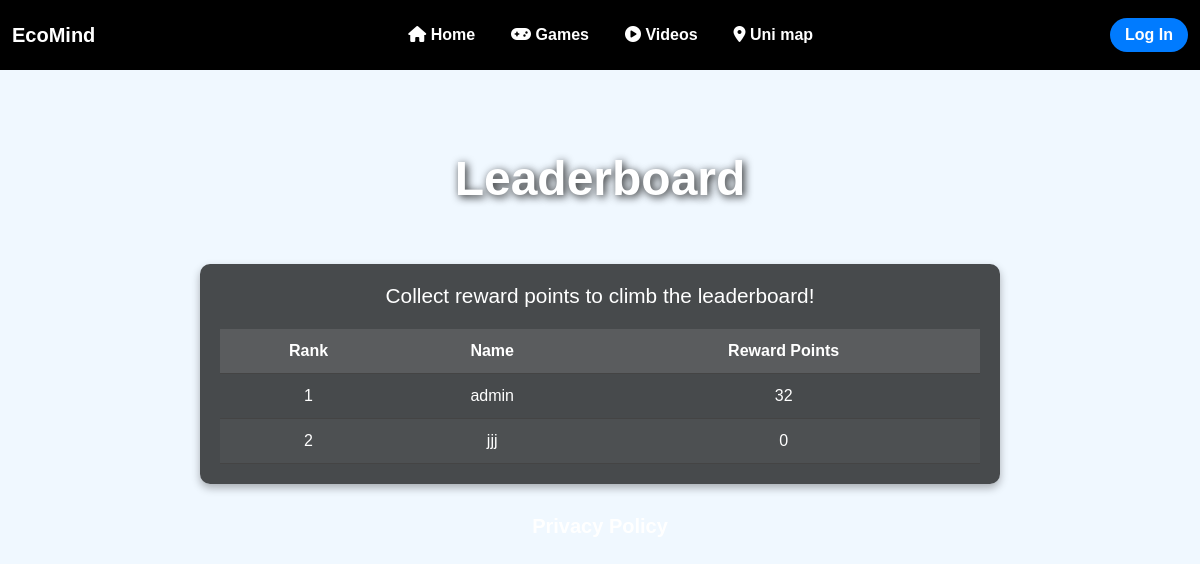
The app's page /leaderboard/, older data.
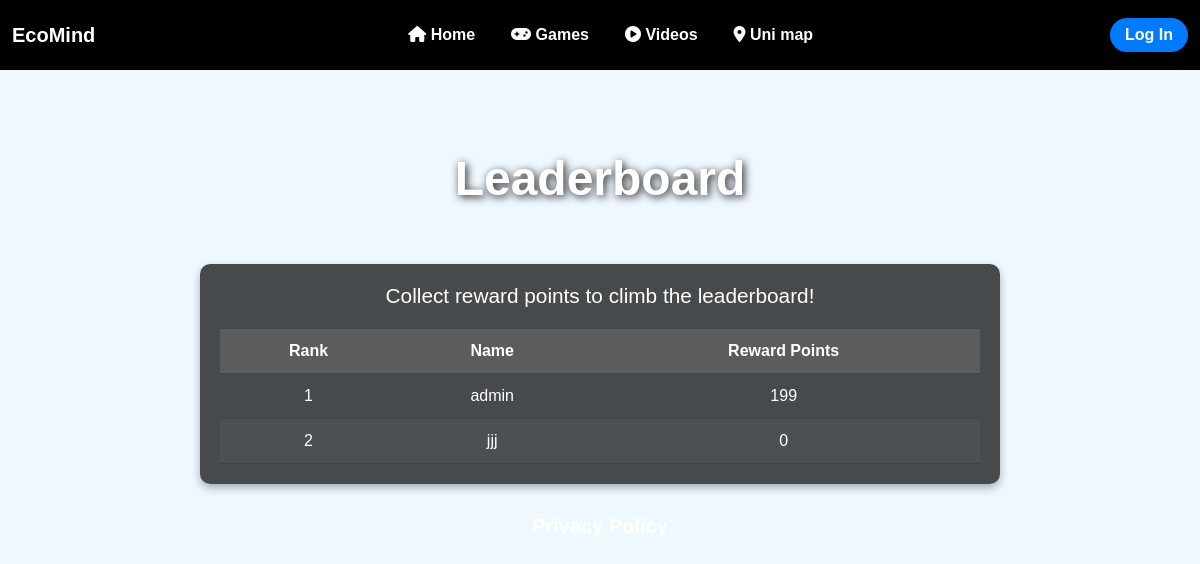
The same page, newer data.
### core_app/models.py (models this page shows, shortened)
class UserAccount(AbstractUser):
    '''
    example of how to add additional attributes
    pts = models.PositiveIntegerField(default=0)
    '''
    reward_pts = models.PositiveIntegerField(default=0)
    account_type = models.CharField(
        max_length=10, choices=[(tag.value, tag.name) for tag in AccountType], default=AccountType.USER.value
    )

### core_app/views.py (the view)
# urls.py: path('leaderboard/', views.leaderboard_view, name='leaderboard'),
def leaderboard_view(request):
    leaderboard_data = UserAccount.objects.order_by('-reward_pts').values('username', 'reward_pts')[:10]
    return render(request, 'core_app/leaderboard.html', {'leaderboard_data': leaderboard_data})

### core_app/templates/core_app/leaderboard.html (shortened to what this page needs)
{% extends 'core_app/base.html' %}
{% load static %}
{% block body_content %}
{% include 'core_app/navbar.html' %}
<div class="main-banner">
    <p class="display-5 fw-bold" style="text-align: center;">Leaderboard</p>
</div>
<div class="leaderboard-container">
    <h2 class="leaderboard-title">Collect reward points to climb the leaderboard!</h2>
    <table class="leaderboard-table">
        <thead>
            <tr>
                <th scope="col">Rank</th>
                <th scope="col">Name</th>
                <th scope="col">Reward Points</th>
            </tr>
        </thead>
        <tbody>
            {% for user in leaderboard_data %}
                <tr>
                    <td>{{ forloop.counter }}</td>
                    <td>{{ user.username }}</td>
                    <td>{{ user.reward_pts }}</td>
                </tr>
            {% endfor %}
        </tbody>
    </table>
</div>
<p style="width: 100%;"><a href="{% url 'privacy_policy' %}" class="privacy-policy h5">Privacy Policy</a></p>
{% endblock %}

Row changes from the older to the newer data that the page shows:
changed UserAccount (number 1 of 2 on the later page): reward_pts "32" → "199"
